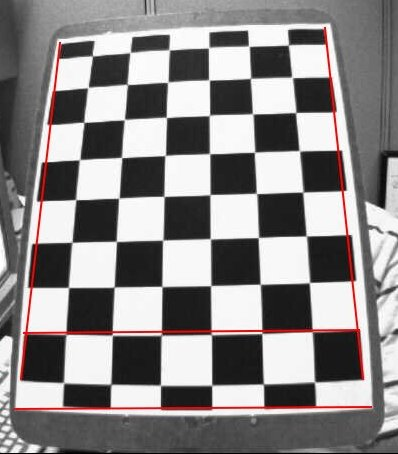
#> input picture imgs/calib_radial.jpg, 398 x 454 px; its folder holds only this picture in this run
$ python calib.py
#> lines starting #> are read from the running program, lines starting #| are printed output that depends on the picture; after the words box and inside, x2 and y2 are one past the last pixel; in counts of white or black regions, pixels touching at a corner belong together; long printed decimals are rounded
import numpy as np
import cv2 as cv
import glob
import os
import json
import sys


class Chessboard():
    def __init__(self, ):
        self.CHECKER_BOARD_WIDTH = 9
        self.CHECKER_BOARD_HEIGHT = 6
        self.SQUARE_SIZE = 3 * 0.01
        # 0.03 m
        self.criteria = (cv.TERM_CRITERIA_EPS
                         + cv.TERM_CRITERIA_MAX_ITER, 30, 0.001)
        self.check_pt = np.zeros(
            (self.CHECKER_BOARD_WIDTH*self.CHECKER_BOARD_HEIGHT, 3), np.float32)
        self.check_pt[:, :2] = np.mgrid[0:self.CHECKER_BOARD_WIDTH,
                                        0:self.CHECKER_BOARD_HEIGHT].T.reshape(-1, 2)*self.SQUARE_SIZE
        jpg_path = glob.glob(os.path.join(
            os.path.dirname(os.path.realpath(__file__)), "..", "imgs", "*.jpg"))
        JPG_path = glob.glob(os.path.join(
            os.path.dirname(os.path.realpath(__file__)), "..", "imgs", "*.JPG"))
        png_path = glob.glob(os.path.join(
            os.path.dirname(os.path.realpath(__file__)), "..", "imgs", "*.png"))
        PNG_path = glob.glob(os.path.join(
            os.path.dirname(os.path.realpath(__file__)), "..", "imgs", "*.PNG"))

        self.images_path = jpg_path + JPG_path + png_path + PNG_path

        print(f"Image count: {len(self.images_path)}")

    def calibration(self, vis: bool = False, save_image: bool = True, alpha: float = 0.95) -> None:
#> called with vis = False, save_image = True, alpha = 1
        obj_pts = []
        img_pts = []

        for img_path in self.images_path:
            img = cv.imread(img_path, cv.IMREAD_GRAYSCALE)
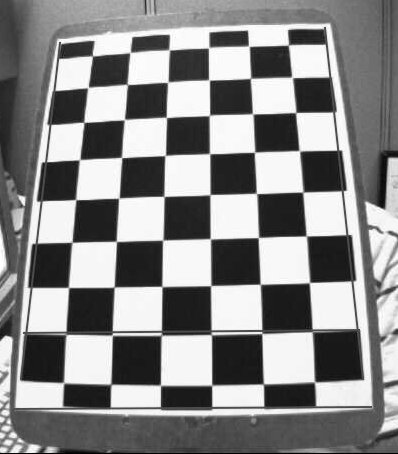
#> img: shape (454, 398); min 0, max 255, mean 136.7
            ret, corners = cv.findChessboardCorners(
                img, (self.CHECKER_BOARD_WIDTH, self.CHECKER_BOARD_HEIGHT))
#> ret = True; corners = 54 rows, first 8: [288.1, 45.23], [292, 77.18], [295.8, 112.7], [299.5, 150.8], [302.8, 192.3], [306.1, 236], [309.4, 282.6], [311.9, 331.9]
            corners = cv.cornerSubPix(
                    img, corners, (11, 11), (-1, -1), self.criteria)
#> corners = 54 rows, first 8: [288.5, 44.9], [292.2, 77.4], [295.7, 112.5], [299.3, 150.7], [302.9, 192.1], [306.4, 236], [309.5, 282.6], [312.3, 330.7]
            if ret:
                obj_pts.append(self.check_pt)
                img_pts.append(corners)
            if vis or save_image:
                img_result = cv.imread(img_path, cv.IMREAD_ANYCOLOR)
#> img_result is the input picture: shape (454, 398, 3); mean B, G, R 135.6, 135.6, 139
                img_result = cv.drawChessboardCorners(
                    img_result, (self.CHECKER_BOARD_WIDTH, self.CHECKER_BOARD_HEIGHT), corners, ret)
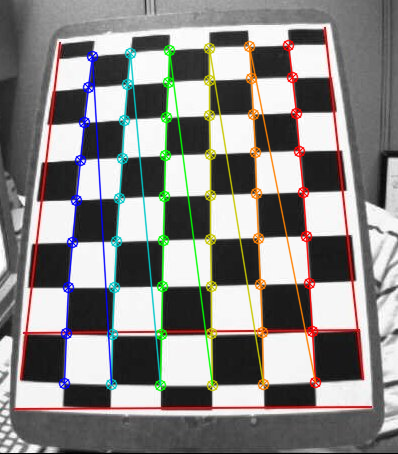
#> img_result: shape (454, 398, 3); 8.42% of pixels changed, all inside (x1, y1, x2, y2) = (58, 39, 322, 392)
            if vis:
                cv.imshow(img_path.split()[-1], img_result)
                cv.waitKey(500)
                cv.destroyAllWindows()
            if save_image:
                cv.imwrite(img_path.replace("imgs", "results"), img_result)

        ret, self.mtx, self.dist, rvecs, tvecs = cv.calibrateCamera(
            obj_pts, img_pts, img.shape[::-1], None, None)
#> ret = 0.406; self.mtx = [[545.7, 0, 200.9], [0, 560.5, 246.9], [0, 0, 1]]; self.dist = [[-0.313, 0.834, -0.0179, 0.00608, -4.15]]; rvecs = ([-0.251, 0.349, 1.53], [-0.251, 0.349, 1.53]); tvecs = ([0.0655, -0.146, 0.395], [0.0655, -0.146, 0.395])
        h_, w_ = img.shape[:2]
#> h_ = 454; w_ = 398
        self.new_mtx, self.roi = cv.getOptimalNewCameraMatrix(
            self.mtx, self.dist, (w_, h_), alpha, (w_, h_))
#> self.new_mtx = [[453.4, 0, 213.4], [0, 390.4, 283.4], [0, 0, 1]]; self.roi = (47, 111, 330, 316)
        self.mapx, self.mapy = cv.initUndistortRectifyMap(
            self.mtx, self.dist, None, self.new_mtx, (w_, h_), 5)
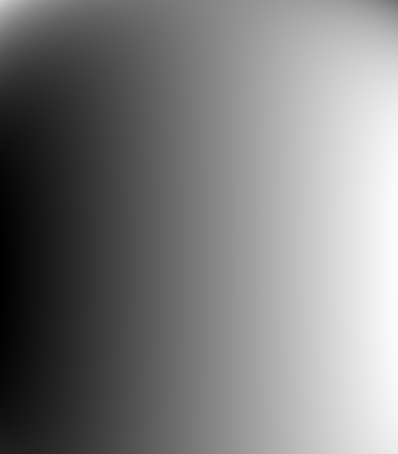
#> self.mapx: shape (454, 398) float32; min -35.07, max 413.2, mean 188.2; drawn with min black and max white
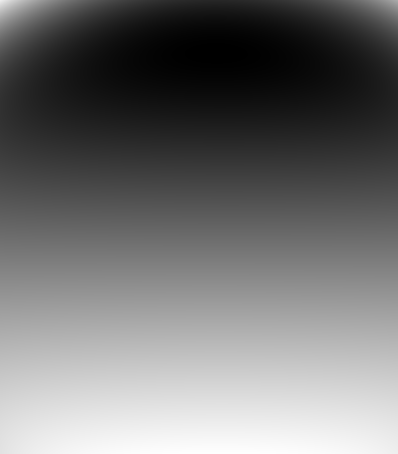
#> self.mapy: shape (454, 398) float32; min -33.78, max 470.8, mean 189.9; drawn with min black and max white

        print("=" * 15 + "camera matrix" + "=" * 15)
        for r_ in self.mtx:
            for c_ in r_:
                print(f"{c_:7.2f}", end=" ")
            print()
#> this loop made 3 passes
#|  545.69    0.00  200.86
#|    0.00  560.53  246.91
#|    0.00    0.00    1.00
        print()
        print("=" * 15 + "distortion coefficient" + "=" * 15)
        print(
            f"radial distortion: k1: {self.dist[0][0]:.3f}, k2: {self.dist[0][1]:.3f}, k3: {self.dist[0][4]:.3f}")
#| radial distortion: k1: -0.313, k2: 0.834, k3: -4.151
        print(
            f"tangential distortion: p1: {self.dist[0][2]:.6f}, p2: {self.dist[0][3]:.6f}")
#| tangential distortion: p1: -0.01793, p2: 0.006078
        return None

    def undistorting(self, vis=False, save_image=True) -> None:
#> called with vis = False, save_image = True
        for img_path in self.images_path:
            img = cv.imread(img_path, cv.IMREAD_ANYCOLOR)
            undist = cv.remap(img, self.mapx, self.mapy,
                              cv.INTER_LINEAR)
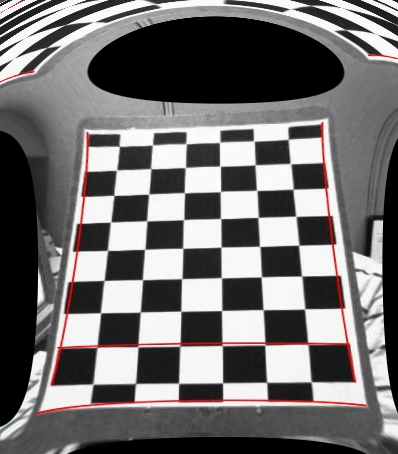
#> undist: shape (454, 398, 3); mean B, G, R 110.9, 111, 113.4

            if vis:
                cv.imshow("undist", undist)
                if cv.waitKey(2000) == 27:
                    cv.destroyAllWindows()
                    break
                cv.destroyAllWindows()
            if save_image:
                cv.imwrite(img_path.replace(
                    "imgs", "results").replace(".jpg", "_undist.jpg"), undist)
        return None

    def save_json(self, ):
        dict = {}
        dict["camera matrix"] = (self.mtx).tolist()
        # distortion k1, k2, p1, p2, k3
        dict["distortion"] = (self.dist[0]).tolist()
        result_dir = os.path.join(os.path.dirname(
            os.path.realpath(__file__)), "..", "results")

        if not os.path.exists(result_dir):
#> (the run stopped early here; a loop or call above may not have finished)
